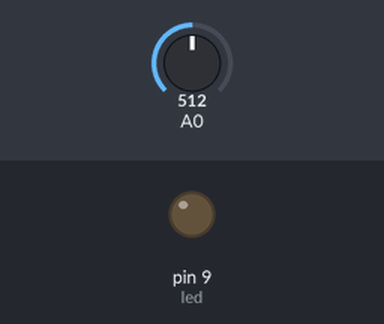
Bench run of a sketch on a simulated Arduino Uno, built with avr-gcc and run on an emulated ATmega328P. Shown: output pins drawn as LEDs (lit = HIGH). The test bench sets the inputs (shaded band); at power-on: A0 = 512.

Above: at 1.2 s.
1.3 s: A0 set to 11
2.8 s: A0 set to 8
At 3.9 s:
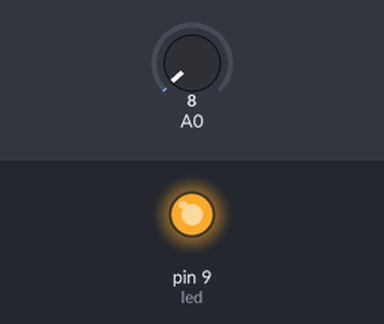
4.3 s: A0 set to 122
At 5.1 s:
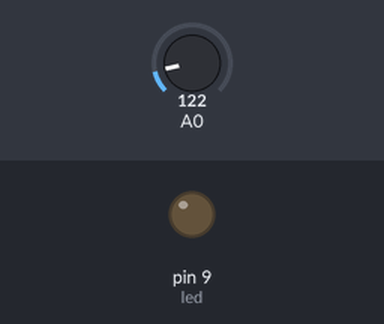
5.8 s: A0 set to 0
At 6.2 s:
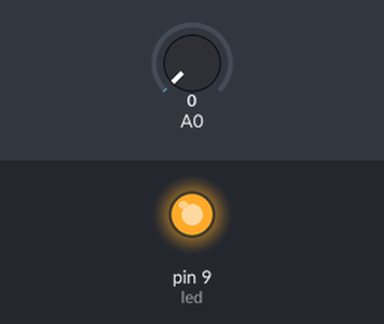
Timing chart, 0 to 8.3 s (numbered marks = the images above; inputs shaded):
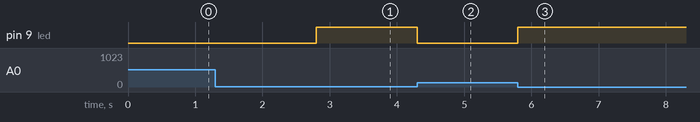

Measured:
- the behaviour switches between 10 and 9 on A0 (found by bisection; images 0 and 1)
- after the input at 1.3 s, every drawn part: stays the same
- after the input at 2.8 s, pin 9 (led): LOW → HIGH at once
- after the input at 4.3 s, pin 9 (led): HIGH → LOW at once
- after the input at 5.8 s, pin 9 (led): LOW → HIGH at once

The sketch:

Light_Sensor_with_LED.ino
```cpp
int led = 9;

void setup() {
  Serial.begin(9600);
  pinMode(led, OUTPUT);
}

void loop() {
  int analogValue = analogRead(A0);
  if(analogValue < 10){
    digitalWrite(led, HIGH);
  } else {
    digitalWrite(led, LOW);
  }
}
```
